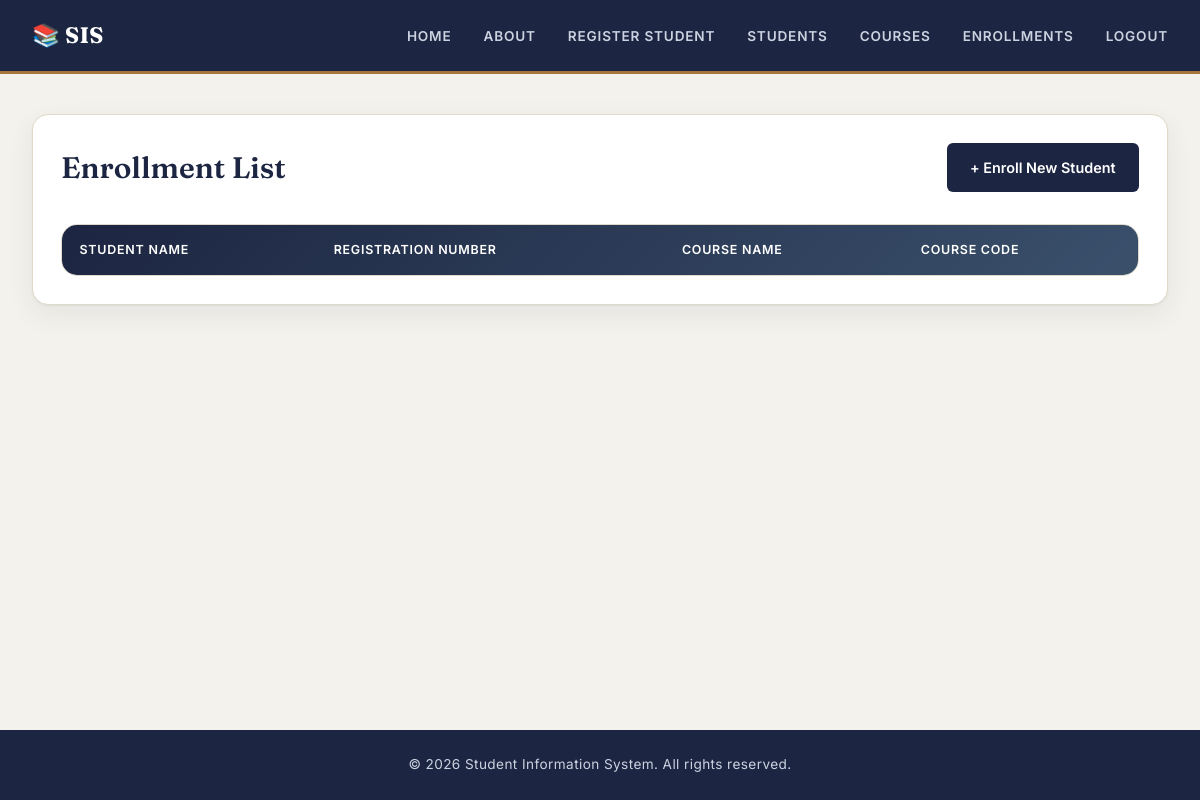
Page /enrollments (signed in) on the earlier database version.
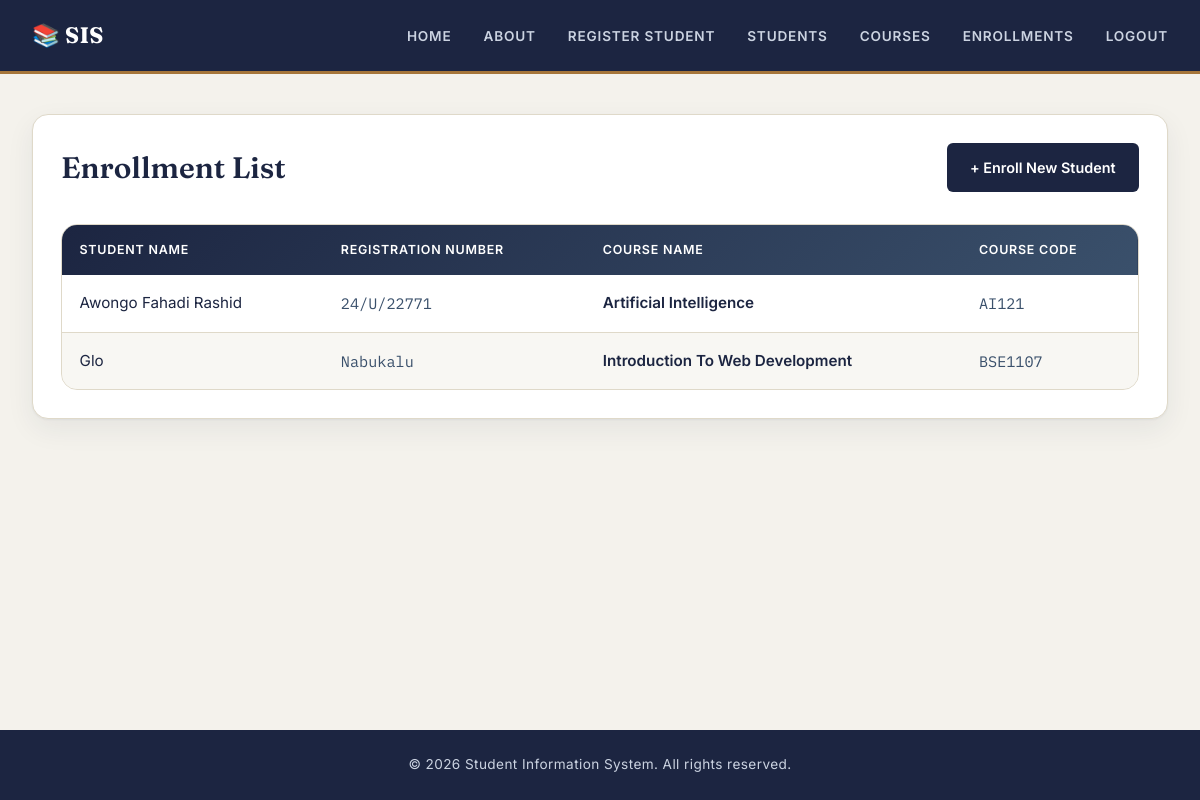
Same page on the later database version.
### models.py (models this page shows, shortened)
class Enrollment(db.Model):
    __tablename__ = 'enrollments'
    id = db.Column(db.Integer, primary_key=True)
    student_id = db.Column(db.Integer, db.ForeignKey('students.id'), nullable=False)
    course_id = db.Column(db.Integer, db.ForeignKey('courses.id'), nullable=False)
    enrollment_date = db.Column(db.DateTime, default=datetime.utcnow)
    student = db.relationship('Student', backref=db.backref('enrollments', lazy=True))
    course = db.relationship('Course', backref=db.backref('enrollments', lazy=True))

class Student(db.Model):
    __tablename__ = 'students'
    id = db.Column(db.Integer, primary_key=True)
    student_name = db.Column(db.String(100), nullable=False)
    registration_number = db.Column(db.String(50), unique=True, nullable=False)
    email = db.Column(db.String(100), unique=True, nullable=False)
    programme = db.Column(db.String(100), nullable=False)
    registration_date = db.Column(db.DateTime, default=datetime.utcnow)
    is_active = db.Column(db.Boolean, default=True)

class Course(db.Model):
    __tablename__ = 'courses'
    id = db.Column(db.Integer, primary_key = True)
    course_name = db.Column(db.String(100), nullable = False)
    course_code = db.Column(db.String(50), unique = True, nullable = False)
    course_weight = db.Column(db.Integer, nullable = True)
    is_active = db.Column(db.Boolean, default = True)

### app.py (the view)
@app.route('/enrollments')
@login_required
def enrollments_list():
    enrollments = Enrollment.query.all()
    return render_template('enrollments_list.html', enrollments=enrollments)

### auth.py (called while the page is built)
def login_required(view):
    @wraps(view)
    def wrapped_view(*args, **kwargs):
        if session.get("user_id") is None:
            flash("Please log in to continue.", "error")
            return redirect(url_for("login"))
        return view(*args, **kwargs)
    return wrapped_view

### templates/enrollments_list.html (shortened to what this page needs)
{% extends 'base.html' %}
{% block styles %}
<link rel="stylesheet" href="{{ url_for('static', filename='enroll.css') }}">
{% endblock %}
{% block content %}
<section class="enrollments-list-page">
    <div class="enrollments-list-card">
         <div class="list-header">
            <h2>Enrollment List</h2>
            <div class="list-actions">
                <a href="{{ url_for('enroll_student') }}" class="btn btn-primary">+ Enroll New Student</a>
            </div>
        </div>
        <div class="enrollments-table-container">
            <table class="enrollments-table">
                <thead>
                    <tr>
                        <th>Student Name</th>
                        <th>Registration Number</th>
                        <th>Course Name</th>
                        <th>Course Code</th>
                    </tr>
                </thead>
                <tbody>
                    {% for enrollment in enrollments %}
                    <tr>
                        <td data-label="Student Name">{{ enrollment.student.student_name }}</td>
                        <td data-label="Registration Number">{{ enrollment.student.registration_number }}</td>
                        <td data-label="Course Name">{{ enrollment.course.course_name }}</td>
                        <td data-label="Course Code">{{ enrollment.course.course_code }}</td>
                    </tr>
                    {% endfor %}
                </tbody>
            </table>
        </div>
    </div>
</section>
{% endblock %}

### templates/base.html (shortened to what this page needs)
<!DOCTYPE html>
<html lang="en">
<head>
    <link rel="stylesheet" href="{{ url_for('static', filename='style.css') }}">
    <link rel="stylesheet"
href="https://cdnjs.cloudflare.com/ajax/libs/font-awesome/6.5.2/css/all.min.css">
    {% block styles %}{% endblock %}
</head>
<body>
    <nav>
        <div class="nav-container">
            <div class="logo">
                <h1>📚 SIS</h1>
            </div>
            <ul class="nav-links">
                <li><a href="{{ url_for('home') }}">Home</a></li>
                <li><a href="{{ url_for('about') }}">About</a></li>
                <li><a href="{{ url_for('student_register') }}">Register Student</a></li>
                <li><a href="{{ url_for('students_list') }}">Students</a></li>
                <li><a href="{{ url_for('course_list') }}">Courses</a></li>
                <li><a href="{{ url_for('enrollments_list') }}">Enrollments</a></li>
                {% if session.get('user_id') %}
                <li><a href="{{ url_for('logout') }}">Logout</a></li>
                {% else %}
                <li><a href="{{ url_for('login') }}">Login</a></li>
                <li><a href="{{ url_for('register') }}">Sign Up</a></li>
                {% endif %}
            </ul>
        </div>
    </nav>
    <main>
        {% block content %}
        {% endblock %}
    </main>
    <footer>
        <p>&copy; 2026 Student Information System. All rights reserved.</p>
    </footer>
</body>
</html>

### static/style.css (style rules this page uses)
:root { --color-ink: #1c2541; --color-ink-soft: #3a506b; --color-paper: #f4f2ec; --color-surface: #ffffff; --color-line: #dfd9c9; --color-accent: #a6763a; --color-accent-soft: #eadfc9; --color-success: #3f7a5d; --color-success-bg: #e4efe8; --color-danger: #b4483c; --color-danger-bg: #f7e7e4; --color-info: #3a6f8f; --color-info-bg: #e5eef2; --color-muted: #6b7280; --font-display: 'Fraunces', Georgia, serif; --font-body: 'Inter', -apple-system, BlinkMacSystemFont, sans-serif; --font-mono: 'IBM Plex Mono', 'Courier New', monospace; --radius-sm: 6px; --radius-md: 10px; --radius-lg: 16px; --shadow-card: 0 1px 2px rgba(28,37,65,.05), 0 10px 28px rgba(28,37,65,.07); }
* { margin: 0; padding: 0; box-sizing: border-box; }
body { font-family: var(--font-body); background: var(--color-paper); color: var(--color-ink); line-height: 1.6; min-height: 100vh; display: flex; flex-direction: column; }
h1, h2, h3, h4 { font-family: var(--font-display); color: var(--color-ink); font-weight: 600; }
main { flex: 1; width: 100%; max-width: 1200px; margin: auto; padding: 2.5rem 2rem; }
a { color: inherit; }
nav { background: var(--color-ink); border-bottom: 3px solid var(--color-accent); }
.nav-container { max-width: 1200px; margin: auto; padding: 1.1rem 2rem; display: flex; justify-content: space-between; align-items: center; }
.logo h1 { color: #fff; font-size: 1.4rem; font-weight: 700; letter-spacing: .01em; }
.nav-links { display: flex; list-style: none; gap: 2rem; }
.nav-links a { color: #cbd3e1; text-decoration: none; font-size: .85rem; font-weight: 600; letter-spacing: .06em; text-transform: uppercase; transition: color .2s ease; position: relative; padding-bottom: .3rem; }
.nav-links a::after { content: ""; position: absolute; left: 0; bottom: -6px; width: 0; height: 2px; background: var(--color-accent); transition: width .2s ease; }
.btn { display: inline-flex; justify-content: center; align-items: center; gap: .4rem; padding: .75rem 1.4rem; border: 1px solid transparent; border-radius: var(--radius-sm); text-decoration: none; cursor: pointer; font-family: var(--font-body); font-weight: 600; font-size: .9rem; transition: transform .15s ease, background .15s ease, border-color .15s ease; }
.btn-primary { background: var(--color-ink); color: #fff; }
footer { background: var(--color-ink); color: #cbd3e1; text-align: center; padding: 1.5rem; margin-top: auto; font-size: .85rem; letter-spacing: .03em; }

### static/enroll.css (style rules this page uses)
.enroll-student-page, .enrollments-list-page { width: 100%; }
.enroll-student-card, .enrollments-list-card { background: var(--color-surface); border: 1px solid var(--color-line); border-radius: var(--radius-lg); box-shadow: var(--shadow-card); padding: 1.75rem; }
.enrollments-table-container { overflow: hidden; border: 1px solid var(--color-line); border-radius: var(--radius-lg); background: var(--color-surface); }
.enrollments-table { width: 100%; border-collapse: collapse; table-layout: auto; }
.enrollments-table thead { background: linear-gradient(135deg, var(--color-ink), var(--color-ink-soft)); color: #fff; }
.enrollments-table th { padding: .95rem 1.1rem; text-align: left; font-size: .78rem; font-weight: 600; text-transform: uppercase; letter-spacing: .06em; }
.enrollments-table td { padding: 1rem 1.1rem; border-bottom: 1px solid var(--color-line); vertical-align: top; font-size: .95rem; }
.enrollments-table tbody tr:nth-child(even) { background: rgba(244, 242, 236, .6); }
.enrollments-table tbody tr:last-child td { border-bottom: none; }
.enrollments-table td:nth-child(2), .enrollments-table td:nth-child(4) { font-family: var(--font-mono); color: var(--color-ink-soft); }
.enrollments-table td:nth-child(3) { font-weight: 600; }
.list-header { display: flex; justify-content: space-between; align-items: center; gap: 2rem; margin-bottom: 2rem; flex-wrap: wrap; }
.list-header h2 { font-size: 1.85rem; }
.list-actions { display: flex; align-items: center; gap: 1rem; flex-wrap: wrap; }

Differences in the rows shown:
added Enrollment: student.student_name "Awongo Fahadi Rashid", student.registration_number "24/U/22771", course.course_name "Artificial Intelligence", course.course_code "AI121"
added Enrollment: student.student_name "Glo", student.registration_number "Nabukalu", course.course_name "Introduction To Web Development", course.course_code "BSE1107"
